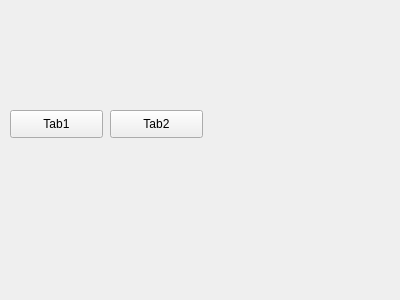
<?xml version="1.0" encoding="UTF-8"?>
<ui version="4.0">
 <class>UserTab</class>
 <widget class="QWidget" name="UserTab">
  <property name="geometry">
   <rect>
    <x>0</x>
    <y>0</y>
    <width>400</width>
    <height>300</height>
   </rect>
  </property>
  <property name="windowTitle">
   <string>Form</string>
  </property>
  <widget class="JNaviButton" name="Tab1">
   <property name="geometry">
    <rect>
     <x>10</x>
     <y>110</y>
     <width>93</width>
     <height>28</height>
    </rect>
   </property>
   <property name="text">
    <string>Tab1</string>
   </property>
  </widget>
  <widget class="JNaviButton" name="Tab2">
   <property name="geometry">
    <rect>
     <x>110</x>
     <y>110</y>
     <width>93</width>
     <height>28</height>
    </rect>
   </property>
   <property name="text">
    <string>Tab2</string>
   </property>
  </widget>
 </widget>
 <customwidgets>
  <customwidget>
   <class>JNaviButton</class>
   <extends>QPushButton</extends>
   <header>jnavibutton.h</header>
  </customwidget>
 </customwidgets>
 <resources/>
 <connections/>
</ui>
